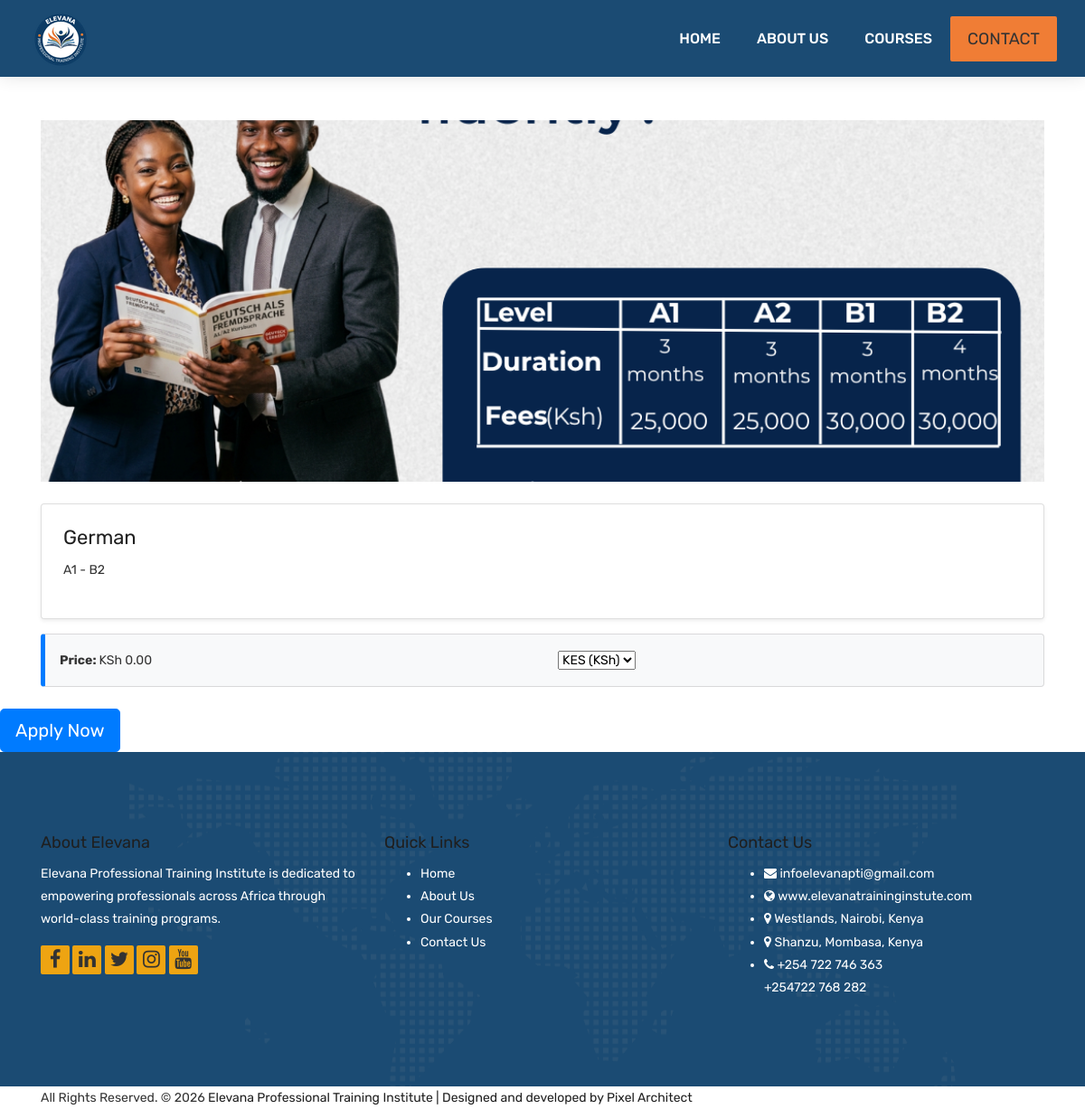
/courses/details/german/, run on the app's committed database.
### apps/courses/models.py (models this page shows, shortened)
class Course(models.Model):
    department = models.ForeignKey(Department, on_delete=models.CASCADE, related_name='courses')
    title = models.CharField(max_length=200)
    slug = models.SlugField(unique=True)
    description = models.TextField()
    price = models.DecimalField(max_digits=10, decimal_places=2)
    PRICING_CHOICES = [
        ('module', 'Per Module'),
        ('semester', 'Per Semester'),
        ('term', 'Per Term'),
    ]
    pricing_type = models.CharField(max_length=10, choices=PRICING_CHOICES, default='module')
    base_price_kes = models.DecimalField(max_digits=10, decimal_places=2)
    currency = models.CharField(
        max_length=3,
        choices=CURRENCY_CHOICES,
        default='USD'
    )
    image = models.ImageField(upload_to='courses/')

### apps/courses/views.py (the view)
# urls.py: path('<slug:slug>/', views.course_detail, name='course_detail'),
def course_detail(request, slug):
    course = get_object_or_404(Course, slug=slug)
    return render(request, 'courses/course_detail.html', {'course': course})

### apps/courses/templatetags/math_filters.py (called while the page is built)
@register.filter
def div(value, arg):
    try:
        return round(float(value) / float(arg), 2)
    except (ValueError, ZeroDivisionError):
        return None

### apps/courses/templates/courses/course_detail.html (shortened to what this page needs)
{% extends 'base.html' %}
{% block content %}
{% load math_filters %}
{% load static %}
<div class="container mt-5">
    {% if course.image %}
        <img src="{{ course.image.url }}" class="course-img-standard" alt="{{ course.title }}">
    {% endif %}
    <div class="card mt-4 p-4 shadow-sm">
        <h2>{{ course.title }}</h2>
        <p>{{ course.description }}</p>
    </div>
            <div class="card price-card mt-3 p-3">
            <div class="row align-items-center">
                <div class="col">
                    <strong>Price: </strong>
                    <span id="price-display"
                        data-kes="{{ course.base_price_kes }}"
                        data-usd="{{ course.base_price_kes|div:130 }}">
                        KSh {{ course.base_price_kes }}
                    </span>
                </div>
                <div class="col">
                    <select id="currency-select" onchange="convertPrice()">
                        <option value="kes">KES (KSh)</option>
                    </select>
                </div>
            </div>
        </div>
    </div>
    <a href="#" class="btn btn-primary mt-4 btn-lg">Apply Now</a>
{% endblock %}

### static/style.css (style rules this page uses)
body { color: #333333; font-size: 14px; font-family: 'Rubik', sans-serif; line-height: 1.80857; }
html, body { height: 100%; }
a { color: #1f1f1f; text-decoration: none !important; outline: none !important; -webkit-transition: all .3s ease-in-out; -moz-transition: all .3s ease-in-out; -ms-transition: all .3s ease-in-out; -o-transition: all .3s ease-in-out; transition: all .3s ease-in-out; }
h1, h2, h3, h4, h5, h6 { letter-spacing: 0; font-weight: normal; position: relative; padding: 0 0 10px 0; font-weight: normal; line-height: 120% !important; color: #1f1f1f; margin: 0 }
h2 { font-size: 22px }
a { color: #1f1f1f; text-decoration: none; outline: none; }
a, .btn { text-decoration: none !important; outline: none !important; -webkit-transition: all .3s ease-in-out; -moz-transition: all .3s ease-in-out; -ms-transition: all .3s ease-in-out; -o-transition: all .3s ease-in-out; transition: all .3s ease-in-out; }

### apps/courses/templates/courses/course_detail.html (style rules this page uses)
.course-img-standard { width: 100%; height: 400px; object-fit: cover; }
.price-card { background-color: #f8f9fa; border-left: 5px solid #007bff; }

### data on the page
Course: image (picture), title "German", description "A1 - B2", base_price_kes "0.00"
